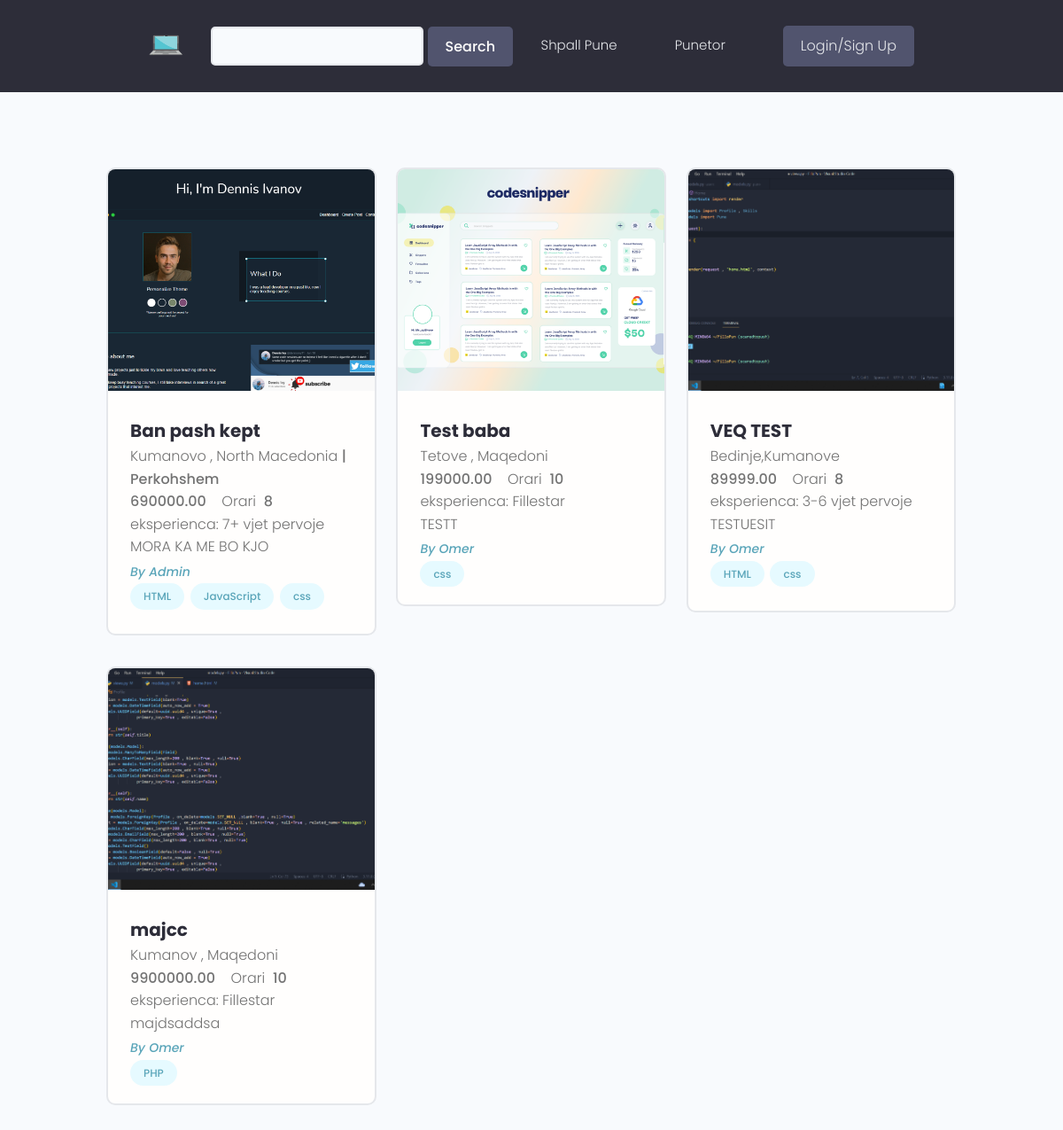
The app's page /kerko-pune/, older data.
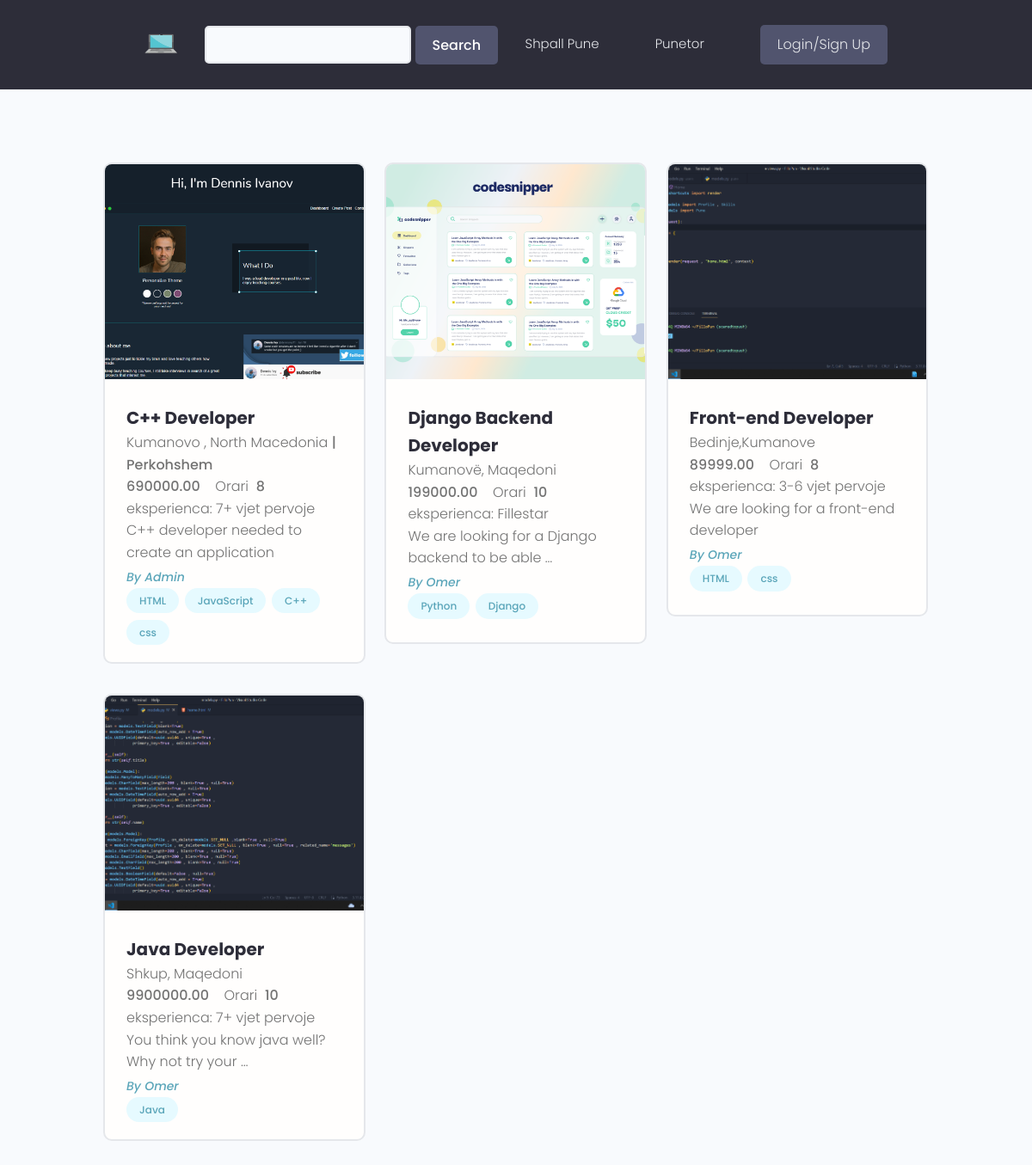
The same page, newer data.
### pune/models.py (models this page shows, shortened)
class Pune(models.Model):
    business = models.ForeignKey(Profile , on_delete=models.CASCADE , blank=True)
    title = models.CharField(max_length=255)
    bio = models.TextField(blank=True , null=True)
    image = models.ImageField(blank=True , null=True, upload_to='profiles/', default='static/images/default.jpg')
    location = models.CharField(max_length=200 , blank=True , null=True)
    perkohshmeri = models.BooleanField(default=False)
    skills = models.ManyToManyField(Skills, blank=True)
    experience = models.CharField(max_length=255 , choices=EXPERIENCE)
    pagesa = models.DecimalField(decimal_places=2 , max_digits=10)
    orari = models.PositiveIntegerField(default=0)
    aplicants = models.IntegerField(default=0)
    created = models.DateTimeField(auto_now_add = True)
    id = models.UUIDField(default=uuid.uuid4 , unique=True ,
                        primary_key=True , editable=False)

### users/models.py (models this page shows, shortened)
class Profile(models.Model):
    user = models.OneToOneField(User , on_delete = models.CASCADE ,  null=True , blank=True)
    name = models.CharField(max_length=150 , null=True , blank=True)
    sur_name = models.CharField(max_length=150 , null=True , blank=True)
    email = models.EmailField(max_length=500 , blank=True , null=True)
    username = models.CharField(max_length=200 ,unique = True ,blank=True , null=True)
    profilepic = models.ImageField(blank=True , null=True, upload_to='profiles/', default='static/images/profiles/user-default.png')
    bio = models.TextField(blank=True , null=True)
    skills = models.ManyToManyField('Skills', blank=True)
    CV = models.FileField(upload_to='CV/',blank=True , null=True)
    resume = models.FileField(upload_to='Resume/',blank=True , null=True)
    birth_date = models.DateField(blank=True, null=True)
    business = models.BooleanField(default=False)
    location = models.CharField(max_length=200 , blank=True , null=True)
    created = models.DateTimeField(auto_now_add = True)
    id = models.UUIDField(default=uuid.uuid4 , unique=True ,
                        primary_key=True , editable=False)
    def __str__(self):
        return str(self.username)

class Skills(models.Model):
    field = models.ManyToManyField(Field)
    name = models.CharField(max_length=200 , blank=True , null=True)
    description = models.TextField(blank=True , null=True)
    created = models.DateTimeField(auto_now_add = True)
    id = models.UUIDField(default=uuid.uuid4 , unique=True ,
                        primary_key=True , editable=False)
    def __str__(self):
        return str(self.name)

### pune/views.py (the view)
# urls.py: path('kerko-pune/', views.kerkoPune , name='kerko-pune'),
def kerkoPune(request):
    pune = Pune.objects.all()
    context = {
        'pune':pune,
    }
    return render(request , 'pune/kerkopune.html',context)

### pune/templates/pune/kerkopune.html (shortened to what this page needs)
{% extends 'base.html' %}
{% block content %}
<section class="projectsList">
    <div class="container">
      <div class="grid grid--three">
      {% for pune in pune %}
        <div class="column">
          <div class="card project">
            <a href="{% url 'single-pune' pune.id %}" class="project">
              <img class="project__thumbnail" src="{{pune.image.url}}" alt="project thumbnail" />
              <div class="card__body">
                <h3 class="project__title">{{pune.title}}</h3>
                <p>{{pune.location}} <strong>{% if pune.perkohshmeri == True %}| Perkohshem {% endif %}</strong></p>
                <p><strong>{{pune.pagesa}}</strong>&nbsp;&nbsp;&nbsp; Orari &nbsp;<strong>{{pune.orari}}</strong></p>
                <p>eksperienca: {{pune.experience}}</p>
                <p>{{pune.bio|truncatewords:10}}</p>
                <p><a class="project__author" href="{% url 'profile' pune.business %}">By {{ pune.business.name }}</a></p>
                <div class="project__tags">
                  {% for skill in pune.skills.all|slice:"5" %}
                  <span class="tag tag--pill tag--main">
                    <small>{{skill}}</small>
                  </span>
                  {% endfor %}
                </div>
              </div>
            </a>
          </div>
        </div>
        {% endfor %}
      </div>
    </div>
  </section>
{% endblock content %}

### templates/base.html (shortened to what this page needs)
{% load static %}
<!DOCTYPE html>
<html lang="en">
<head>
     <link rel="stylesheet" href="https://cdn.iconmonstr.com/1.3.0/css/iconmonstr-iconic-font.min.css" />
     <link rel="stylesheet" href="https://cdnjs.cloudflare.com/ajax/libs/font-awesome/4.7.0/css/font-awesome.min.css">
     <link rel="stylesheet" href="{% static 'uikit/styles/uikit.css' %}" />
     <link rel="stylesheet" href="{% static 'styles/app.css' %}" />
     <link rel="stylesheet" href="{% static 'styles/topnav.css' %}" />
     <link rel="stylesheet" href="{% static 'styles/sidenav.css' %}">
</head>
<body>
    {% include 'navbar.html' %}
    {% block content %}
    {% endblock content %}
</body>
</html>

### templates/navbar.html (shortened to what this page needs)
{% load static %}
<header class="header">
    <div class="container container--narrow">
      <a href="{% url 'home' %}" class="header__logo">
        <img style="float: left;" src="{% static 'images/logo.png' %}" alt="DevSearch Logo" />
      </a>
      <div class="hero-section__search">
        <form class="form" action="" method="get">
          <div style="font-size: 10px;" class="form__field">
            <input style="width: 70%;" class="input input--text" id="formInput#search" type="text" name="text"/>
          </div>
          <input style="margin-left: -15px;" class="btn btn--sub" type="submit" value="Search" />
        </form>
      </div>
      <nav class="header__nav">
        <ul class="header__menu">
          {% if request.path == '/kerko-pune/' %}
          <li class="header__menuItem"><a href="{% url 'shpall-pune' %}">Shpall Pune</a></li>
          {% else %}
          <li class="header__menuItem"><a href="{% url 'kerko-pune' %}">Pune</a></li>
          {% endif %}
          <li class="header__menuItem"><a href="{% url 'puntor' %}">Punetor</a></li>
          {% if request.user.is_authenticated %}
          <li class="header__menuItem"><a href="{% url 'inbox' %}">Inbox</a></li>
          <div id="mySidenav" class="sidenav">
            <a href="javascript:void(0)" class="closebtn" onclick="closeNav()">&times;</a>
            <li class="header__menuItem"><a href="{% url 'profile' user.profile.username %}">Account</a></li>
            <a href="{% url 'edit-profile' %}">Edit-Account</a>
            <a href="">SETTINGS</a>
            <a href="{% url 'logout' %}" class="btn btn--sub">Log Out</a>
          </div>
        <span onclick="openNav()">
            {% if user.profile.profilepic %}
            <img class="avatar avatar--md" src="{{ user.profile.profilepic.url }}" >
            {% else %}
            <img src="{% static 'images/profiles/user-default.png' %}" class="avatar avatar--md">
            {% endif %}
        </span>
          {% else %}
          <li class="header__menuItem"><a href="{% url 'login' %}" class="btn btn--sub">Login/Sign Up</a></li>
          {% endif%}
        </ul>
      </nav>
    </div>
</header>

### static/styles/app.css (style rules this page uses)
:root { --color-sub: #2d2d39; }
.btn--sub { background-color: var(--color-sub-light); }
.card { border: 2px solid var(--color-light); }
img { width: 100%; }
.header { position: sticky; z-index: 111; background-color: var(--color-sub); padding: 1.5rem 0; }
.header > .container { display: flex; justify-content: space-between; align-items: center; }
.header__logo > img { height: 3.8rem; }
.header__nav > ul { display: inline-flex; align-items: center; list-style: none; gap: 6.5rem; }
.header__menuItem > a { color: var(--color-light); font-weight: 300; }
.hero-section__search > .form { display: flex; align-items: center; justify-content: center; gap: 2rem; }
.hero-section__search > .form input.input--text { width: 50rem; }
.project__author { font-size: 1.4rem; font-style: italic; }
.projectsList { margin-top: 8rem; }
.project__thumbnail { height: 25rem; object-fit: cover; object-position: top center; }
.project__title { font-size: 2rem; font-weight: 700; color: var(--color-sub); }

### static/uikit/styles/modules/_variables.css (style rules this page uses)
:root { --color-main: #5aa5b9; --color-main-light: #e6faff; --color-sub: #3f4156; --color-sub-light: #51546e; --color-sub-lighter: #ededfd; --color-text: #737373; --color-gray: #8b8b8b; --color-light: #e5e7eb; --color-light-gray: #767676; --color-bg: #f8fafd; --color-white: #fffefd; --color-white-light: #f3f3f3; --color-success: #359e64; --color-success-bg: #def8e8; --color-error: #fc4b0b; --color-error-bg: #fff2ee; --font-base: 'Poppins', arial, helvetica, 'Segoe UI', roboto, ubuntu, sans-serif; --font-monospace: 'Fira Code', 'Courier New', courier, monospace; --font-regular: 300; --font-medium: 500; --font-bold: 700; --generic-shadow: 1px 1px 5px #00000010; --generic-transition: all 0.3s ease-in-out; }

### static/uikit/styles/modules/_base.css (style rules this page uses)
* { margin: 0; padding: 0; box-sizing: border-box; text-rendering: optimizeLegibility; color: inherit; font-size: inherit; }
html { font-size: 50%; }
@media only screen and (min-width: 480px) { html { font-size: 56.25%; } }
@media only screen and (min-width: 1200px) { html { font-size: 62.5%; } }
body { line-height: 1.6; font-weight: 400; font-size: 1.5rem; color: var(--color-text); background-color: var(--color-bg); min-height: 100vh; }

### static/uikit/styles/modules/_typography.css (style rules this page uses)
* { font-family: var(--font-base); }
h3 { font-size: 3.2rem; font-weight: var(--font-medium); }
p, span, strong { font-size: 1.6rem; color: var(--color-text); font-weight: var(--font-regular); }
strong { font-weight: var(--font-medium); }
a { padding-bottom: 2px; text-decoration: none; display: inline-block; color: var(--color-main); font-weight: var(--font-medium); }

### static/uikit/styles/modules/_utilities.css (style rules this page uses)
.container { width: 92%; max-width: 165rem; margin: 0 auto; box-sizing: border-box; }
.container--narrow { width: 92%; max-width: 120rem; }
@media screen and (min-width: 1000px) { .container { width: 90%; } }
@media screen and (min-width: 1000px) { .container--narrow { width: 85%; } }
@media screen and (min-width: 1200px) { .container { width: 80%; } }
@media screen and (min-width: 1200px) { .container--narrow { width: 72%; } }

### static/uikit/styles/modules/_button.css (style rules this page uses)
.btn { display: inline-block; position: relative; cursor: pointer; background-color: var(--color-light); font-weight: var(--font-medium); color: var(--color-sub); text-decoration: none; padding: 1rem 2rem; border-radius: 0.5rem; border: none; width: -webkit-fit-content; width: -moz-fit-content; width: fit-content; height: -webkit-fit-content; height: -moz-fit-content; height: fit-content; font-size: 1.6rem; outline-width: 0; outline-color: transparent; -webkit-backface-visibility: hidden; backface-visibility: hidden; transition: all 0.3s ease-in-out; }
.btn--sub { background-color: var(--color-sub); color: var(--color-white); }

### static/uikit/styles/modules/_card.css (style rules this page uses)
.card { border-radius: 1rem; background-color: var(--color-white); border: 1.5px solid var(--color-light); width: auto; height: auto; margin-top: 0.5rem; margin-bottom: 0.5rem; overflow: hidden; }
.card__body, .card__header { padding: 2rem 2.5rem; }

### static/uikit/styles/modules/_form.css (style rules this page uses)
.form { display: block; }
.form__field { margin-top: 1.5rem; margin-bottom: 1.5rem; }
input.input[type='text'], input.input[type='email'], input.input[type='password'], input.input[type='number'], select.input, textarea.input { min-width: 24rem; width: 100%; padding: 1.2rem 1.5rem; border-radius: 0.5rem; border: 2px solid var(--color-light); transition: all 0.3s ease-in-out; background-color: var(--color-bg); }

Row changes from the older to the newer data that the page shows:
changed Pune "Kumanovo , North Macedonia": title "Ban pash kept" → "C++ Developer"; bio "MORA KA ME BO KJO" → "C++ developer needed to create an application"
added Skills: name "C++", shown under Pune "Kumanovo , North Macedonia"
changed Pune "Fillestar": title "Test baba" → "Django Backend Developer"; location "Tetove , Maqedoni" → "Kumanovë, Maqedoni"; bio "TESTT" → "We are looking for a Django backend to be able …"; loses Skills (name "css")
added Skills: name "Python", shown under Pune "Fillestar"
added Skills: name "Django", shown under Pune "Fillestar"
changed Pune "Bedinje,Kumanove": title "VEQ TEST" → "Front-end Developer"; bio "TESTUESIT" → "We are looking for a front-end developer"
changed Pune: loses Skills (name "PHP"); title "majcc" → "Java Developer"; location "Kumanov , Maqedoni" → "Shkup, Maqedoni"; experience "Fillestar" → "7+ vjet pervoje"; bio "majdsaddsa" → "You think you know java well? Why not try your …"
added Skills: name "Java", shown under Pune "Java Developer"
